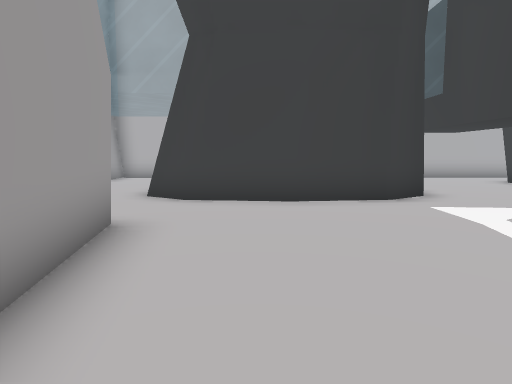
[1] (above)

19 first-person views from a walk through a 3-D level made in the Unity game engine. The camera is 1.3 m above the floor, tilts 6° down and sees 70° across. The floor is counted in squares, 1 m on a side. Each view is taken from the middle of a square. On the plan, view 1 faces up. The plan holds only what a view shows up to about 15 squares ahead; the rest is blank. The place goes on beyond the plan. Some animated figures are left out.

[2]
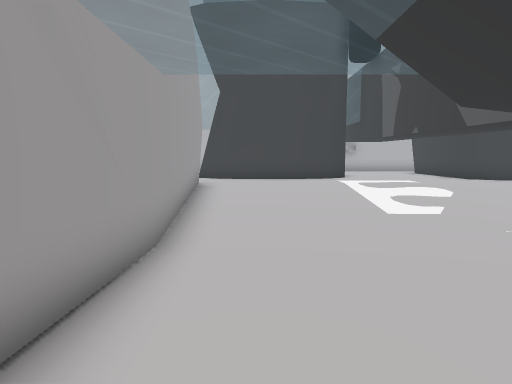

[3]
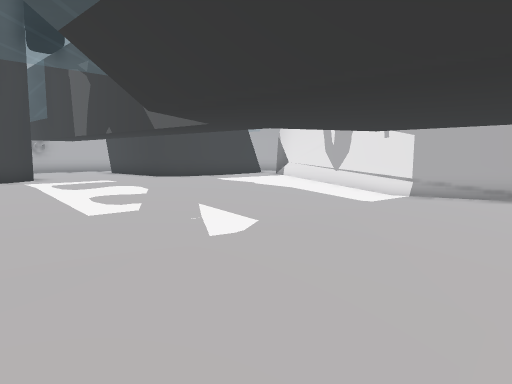

[4]
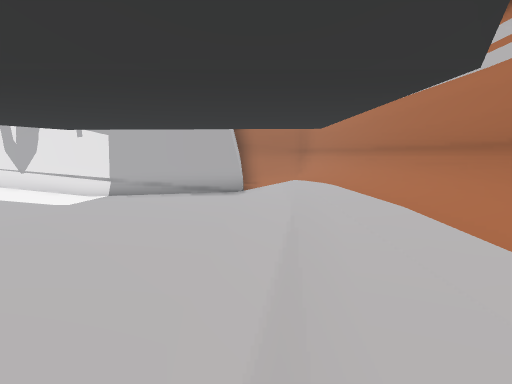

[5]
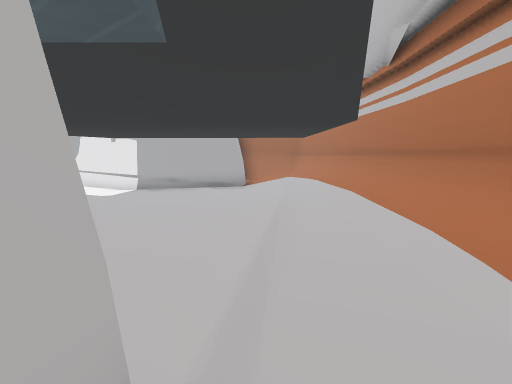

[6]
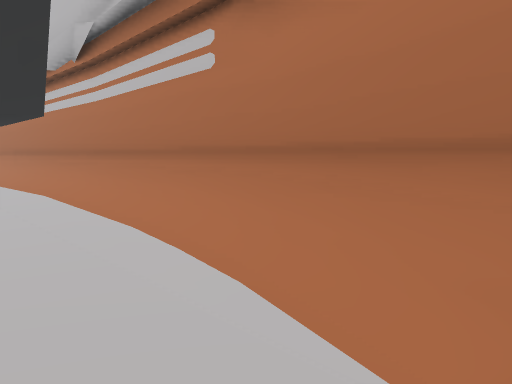

[7]
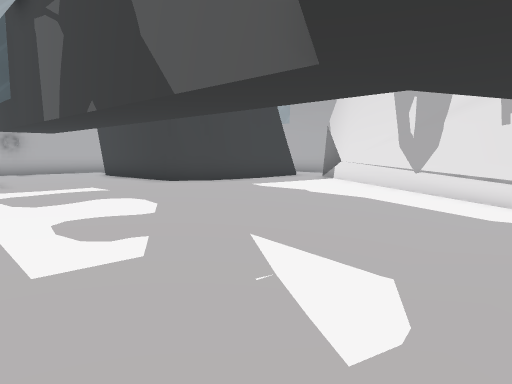

[8]
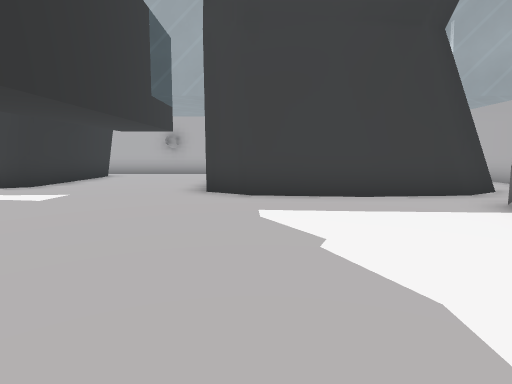

[9]
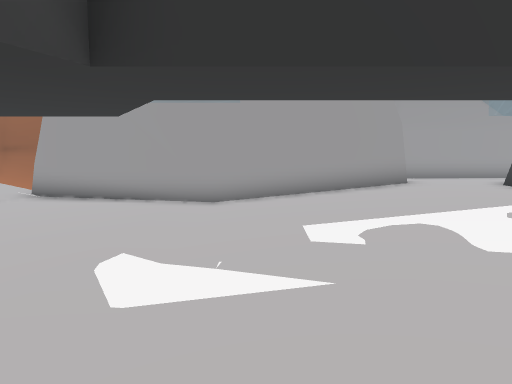

[10]
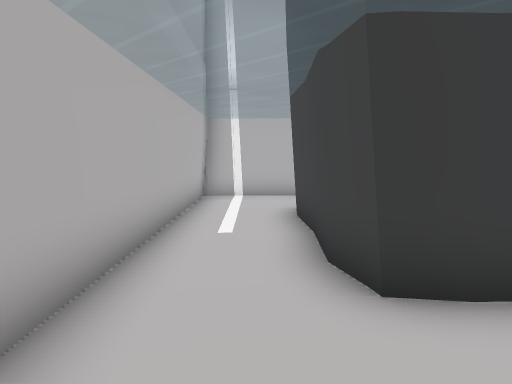

[11]
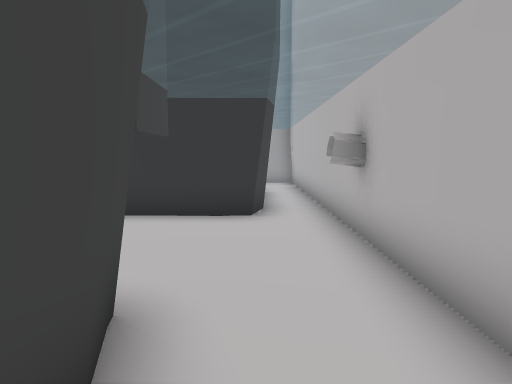

[12]
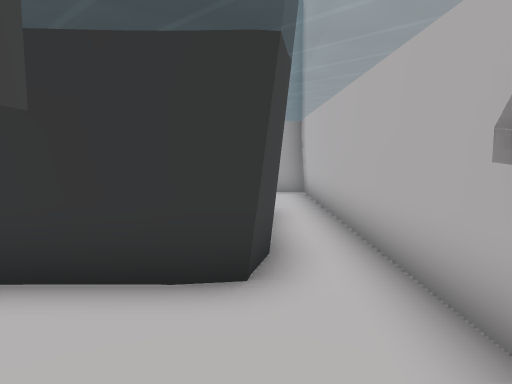

[13]
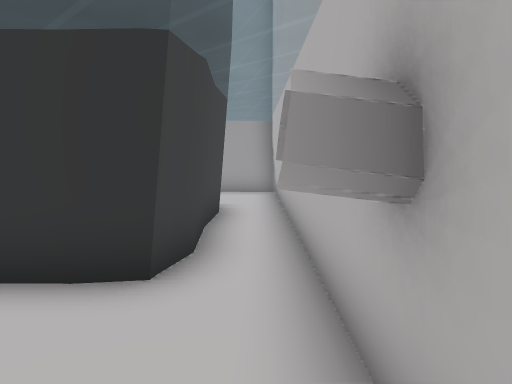

[14]
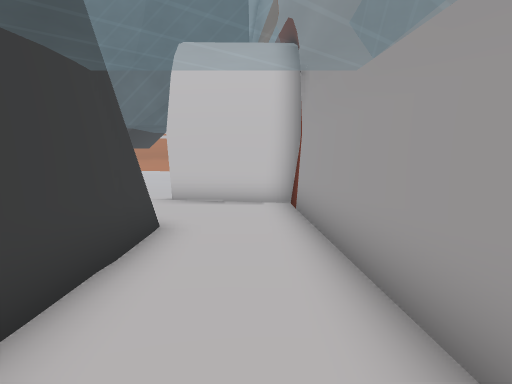

[15]
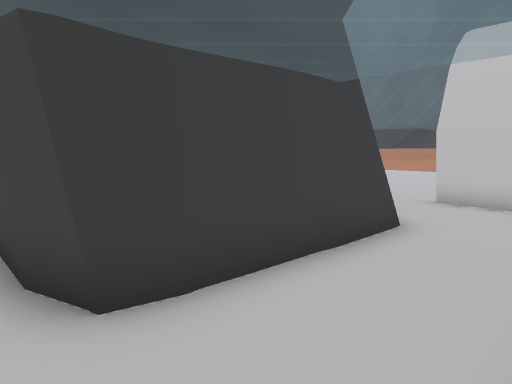

[16]
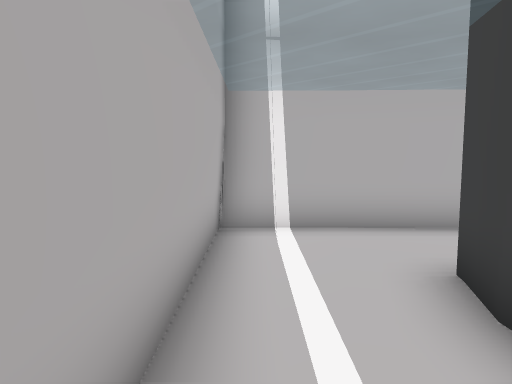

[17]
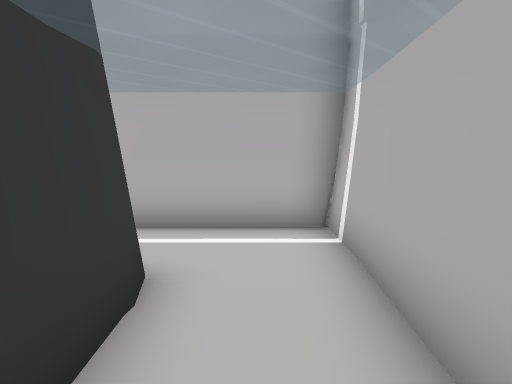

[18]
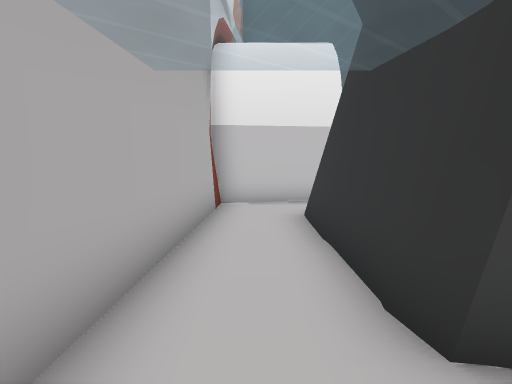

[19]
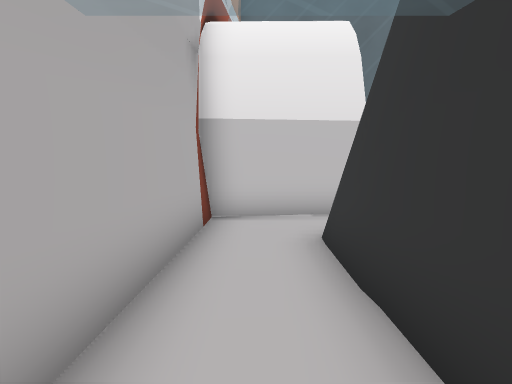

### Floor plan
Key: @ floor where view 1 was taken; # wall or solid block; . main floor; : floor 0.25 m higher than the main floor; + floor 0.5 m higher than the main floor; / step, stairs or slope; T thing the floor can be seen under or through.
Columns run from 6 left of view 1 to 17 right of it. Each row starts with its distance up from view 1.
 15 ########################
 14 #::::::::::::::::::::::#
 13 #:::######:::::::::::::#
 12 #:::#    #::::######:::#
 11 #:::#    #:TT:#    ##::#
 10 ##::#    #+TT+#    ##:##
  9  #:+#    #+TT+#    ##:#
  8  #++##  ##+TT+#    ##+#
  7  #+++####++#T+##   ##+#
  6  #+++++++++#T++#####++#
  5  #+++++++++#T+++++++++#
  4  ####++++++TT++++++####
  3     #::::::TT::::::#
  2     #::::::::::::::#
  1     #..............#
  0     #.@............#
 -1     #..............#
 -2     #..............#
 -3     #..............#
 -4     #..............#
 -5     #..............#
 -6     #..............###
 -7    /.....:::::::::::/#
 -8   #//////      ://///#
 -9   ##///////++///////##
-10    ##################

Where each view was taken, in squares from view 1:
view 1: 0 up, 0 right, facing up
view 2: 7 down, 0 right, facing up
view 3: 7 down, 0 right, facing up-right
view 4: 7 down, 0 right, facing right
view 5: 7 down, 3 left, facing right
view 6: 7 down, 3 left, facing down-right
view 7: 3 down, 2 right, facing up-right
view 8: 1 down, 9 right, facing up
view 9: 0 up, 9 right, facing left
view 10: 13 up, 5 right, facing right
view 11: 13 up, 11 right, facing left
view 12: 13 up, 7 right, facing left
view 13: 14 up, 7 right, facing left
view 14: 14 up, 4 left, facing down
view 15: 14 up, 5 left, facing down-right
view 16: 14 up, 10 right, facing right
view 17: 8 up, 15 right, facing up
view 18: 14 up, 15 right, facing down
view 19: 12 up, 15 right, facing down
